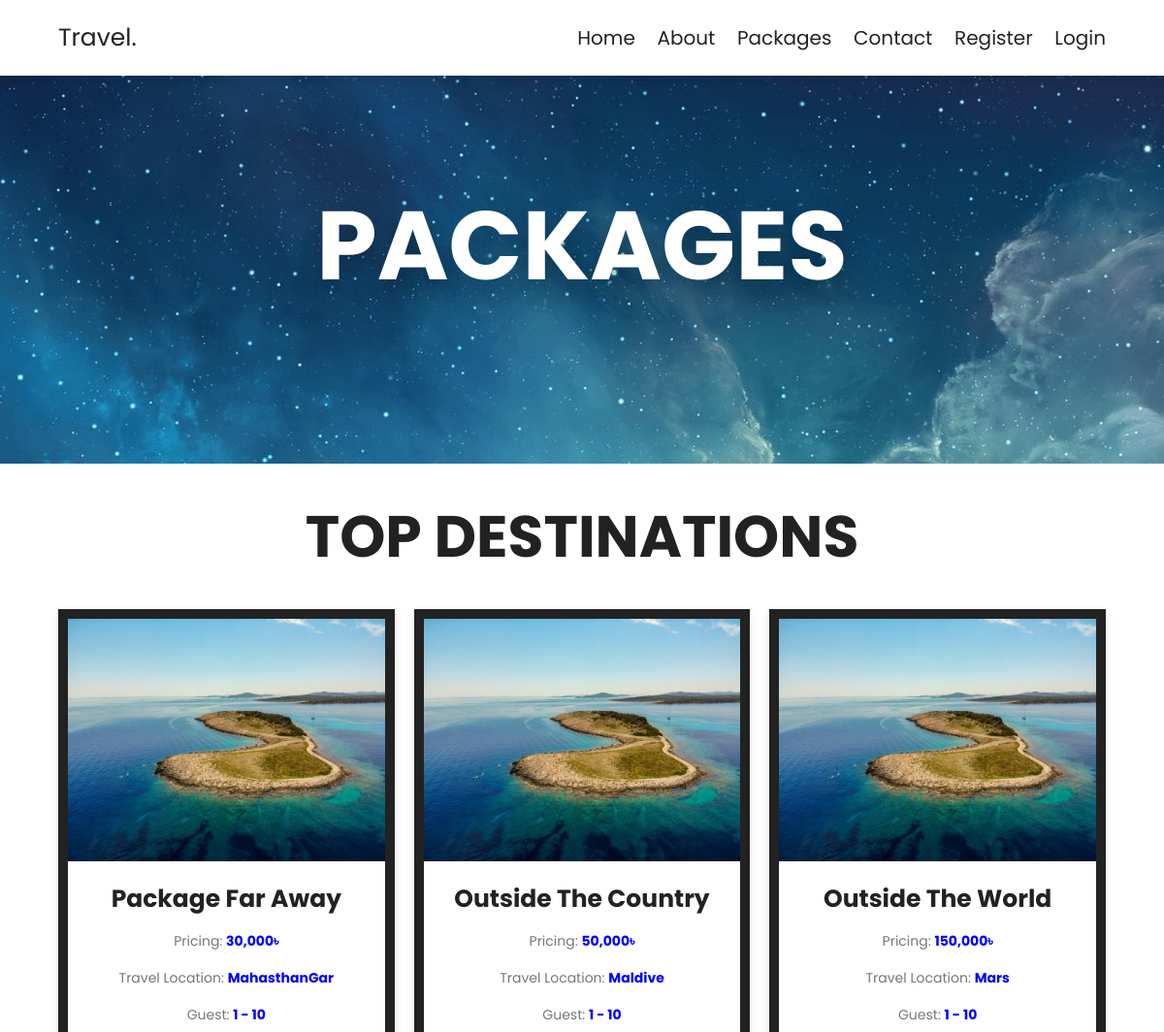
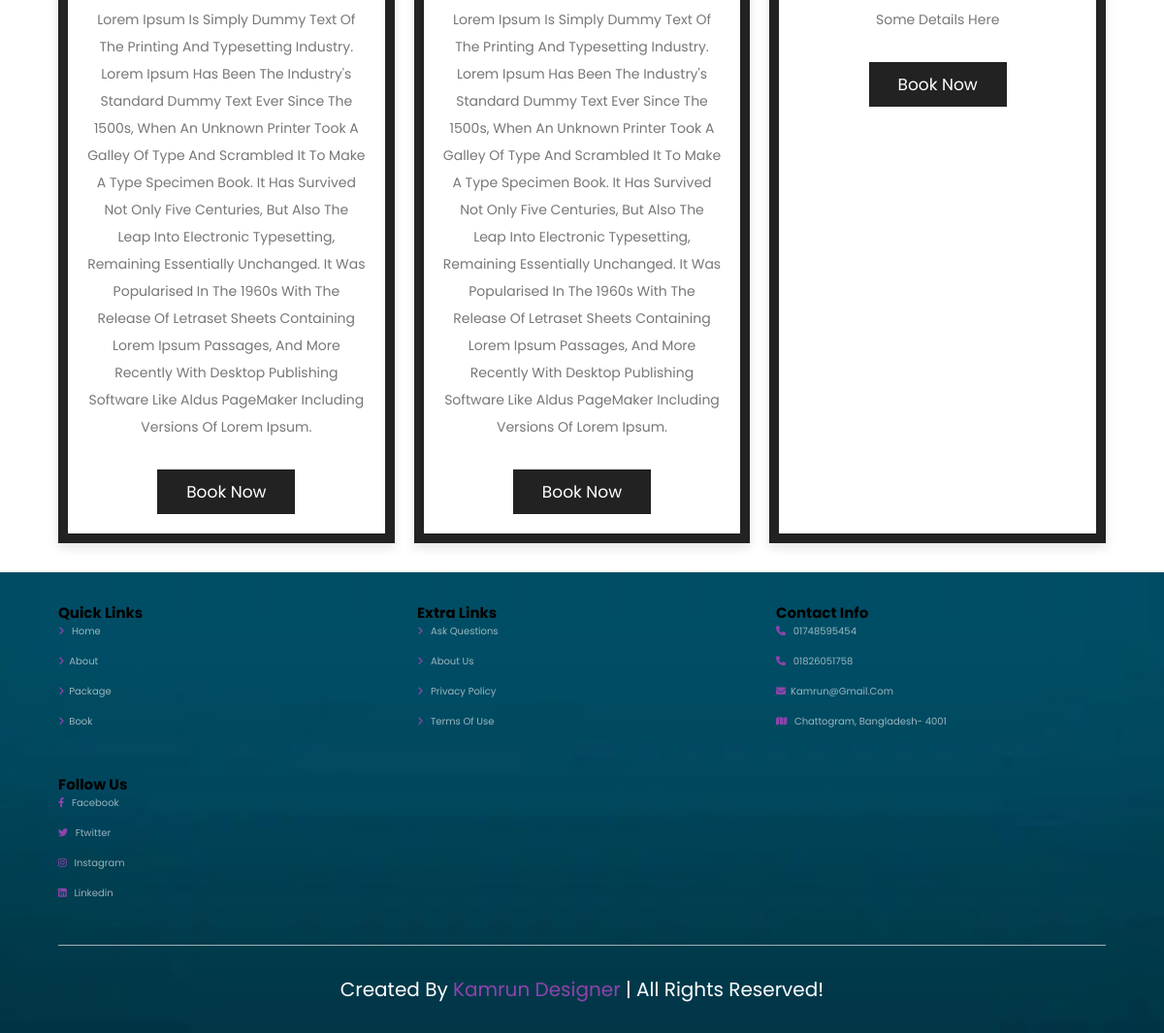
/package.php, run on the app's committed database (2 pictures, top to bottom).
### tables this page shows
CREATE TABLE `packages` (
  `id` int NOT NULL,
  `package_name` varchar(150) NOT NULL,
  `location` varchar(150) NOT NULL,
  `min_guest` int NOT NULL DEFAULT '1',
  `max_guest` int NOT NULL,
  `price` int NOT NULL,
  `details` text NOT NULL,
  `status` tinyint(1) NOT NULL DEFAULT '1'
);

### package.php (the view, shortened to what this page needs)
<?php
$query = mysqli_query($conn, "SELECT * FROM `packages` WHERE `status` = '1'");
?>
<!DOCTYPE html>
<html lang="en">
<head>
    <?php include_once 'inc/head.php'; ?>
</head>
<body>
    <?php include_once 'inc/header.php'; ?>
    <div class="heading" style="background:url(images/header-bg-2.jpeg) no-repeat">
        <h1>packages</h1>
    </div>
    <section class="packages">
        <h1 class="heading-title">top destinations</h1>
        <div class="box-container">
            <?php
            if (mysqli_num_rows($query) > 0) {
                while ($package = mysqli_fetch_assoc($query)) { ?>
                    <div class="box">
                        <div class="image">
                            <img src="images/pack-1.jpg" alt="">
                        </div>
                        <div class="content">
                            <h3>
                                <?php echo $package['package_name']; ?>
                            </h3>
                            <p style="padding-bottom: 0px; margin-bottom: 0px">
                                Pricing: <span style="color: blue; font-weight: bold">
                                    <?php echo number_format($package['price']); ?>৳</span>
                            </p>
                            <p style="padding-bottom: 0px; margin-bottom: 0px">
                                Travel Location: <span style="color: blue; font-weight: bold">
                                    <?php echo $package['location']; ?></span>
                            </p>
                            <p style="padding-bottom: 0px; margin-bottom: 0px">
                                Guest: <span style="color: blue; font-weight: bold">
                                    <?php echo $package['min_guest'] . ' - ' . $package['max_guest']; ?></span>
                            </p>
                            <p><?php echo $package['details']; ?></p>
                            <a href="book.php?package=<?php echo $package['id']; ?>" class="btn">Book Now</a>
                        </div>
                    </div>
            <?php }
            } else {
                echo '<h1 style="color: red; text-align: center">No packages found</h1>';
            }
            ?>
        </div>
    </section>
    <?php include_once 'inc/footer.php'; ?>
</body>
</html>

### inc/head.php (shortened to what this page needs)
<link rel="stylesheet" href="https://cdn.jsdelivr.net/npm/swiper@9/swiper-bundle.min.css" />
<link rel="stylesheet" href="https://cdnjs.cloudflare.com/ajax/libs/font-awesome/6.4.0/css/all.min.css">
<link rel="stylesheet" href=css/style.css>

### inc/header.php (shortened to what this page needs)
<section class="header">
    <a href="home.php" class="logo">Travel.</a>
    <nav class="navbar">
        <a href="index.php">Home</a>
        <a href="about.php">About</a>
        <a href="package.php">Packages</a>
        <a href="contact.php">Contact</a>
        <?php if (isset($_SESSION['is_authenticated'])) { ?>
            <a href="<?php echo $_SESSION['authenticated_as']; ?>/">Dashboard</a>
        <?php } else { ?>
            <a href="register.php">Register</a>
            <a href="login.php">Login</a>
        <?php } ?>
    </nav>
</section>

### inc/footer.php
<section class="footer">
    <div class="box-container">
        <div class="box">
            <h2>quick links</h2>
            <a href="home.php"><i class="fas fa-angle-right"></i> home</a>
            <a href="about.php"><i class="fas fa-angle-right"></i>about</a>
            <a href="package.php"><i class="fas fa-angle-right"></i>package</a>
            <a href="book.php"><i class="fas fa-angle-right"></i>book</a>
        </div>
        <div class="box">
            <h2>extra links</h2>
            <a href="#"><i class="fas fa-angle-right"></i> ask questions</a>
            <a href="#"><i class="fas fa-angle-right"></i> about us</a>
            <a href="#"><i class="fas fa-angle-right"></i> privacy policy</a>
            <a href="#"><i class="fas fa-angle-right"></i> terms of use</a>
        </div>
        <div class="box">
            <h2>contact info</h2>
            <a href="#"><i class="fas fa-phone"></i> 01748595454</a>
            <a href="#"><i class="fas fa-phone"></i> 01826051758</a>
            <a href="#"><i class="fas fa-envelope"></i>kamrun@gmail.com</a>
            <a href="#"><i class="fas fa-map"></i> chattogram, bangladesh- 4001</a>
        </div>
        <div class="box">
            <h2>follow us</h2>
            <a href="#"><i class="fab fa-facebook-f"></i> facebook</a>
            <a href="#"><i class="fab fa-twitter"></i> ftwitter</a>
            <a href="#"><i class="fab fa-instagram"></i> instagram</a>
            <a href="#"><i class="fab fa-linkedin"></i> linkedin</a>
        </div>
    </div>
    <div class="credit"> created by <span>kamrun designer</span> | all rights reserved!</div>
</section>

### data on the page
packages: package_name "Package Far Away", price "30,000", location "MahasthanGar", min_guest "1", max_guest "10", details "Lorem Ipsum Is Simply Dummy Text Of The Printing And Typesetting Industry. Lorem Ipsum Has Been The Industry's Standard Dummy Text Ever Since The 1500s, When An Unknown Printer Took A Galley Of Type And Scrambled It To Make A Type Specimen Book. It Has Survived Not Only Five Centuries, But Also The Leap Into Electronic Typesetting, Remaining Essentially Unchanged. It Was Popularised In The 1960s With The Release Of Letraset Sheets Containing Lorem Ipsum Passages, And More Recently With Desktop Publishing Software Like Aldus PageMaker Including Versions Of Lorem Ipsum."
packages: package_name "Outside The Country", price "50,000", location "Maldive", min_guest "1", max_guest "10", details "Lorem Ipsum Is Simply Dummy Text Of The Printing And Typesetting Industry. Lorem Ipsum Has Been The Industry's Standard Dummy Text Ever Since The 1500s, When An Unknown Printer Took A Galley Of Type And Scrambled It To Make A Type Specimen Book. It Has Survived Not Only Five Centuries, But Also The Leap Into Electronic Typesetting, Remaining Essentially Unchanged. It Was Popularised In The 1960s With The Release Of Letraset Sheets Containing Lorem Ipsum Passages, And More Recently With Desktop Publishing Software Like Aldus PageMaker Including Versions Of Lorem Ipsum."
packages: package_name "Outside The World", price "150,000", location "Mars", min_guest "1", max_guest "10", details "Some Details Here"
